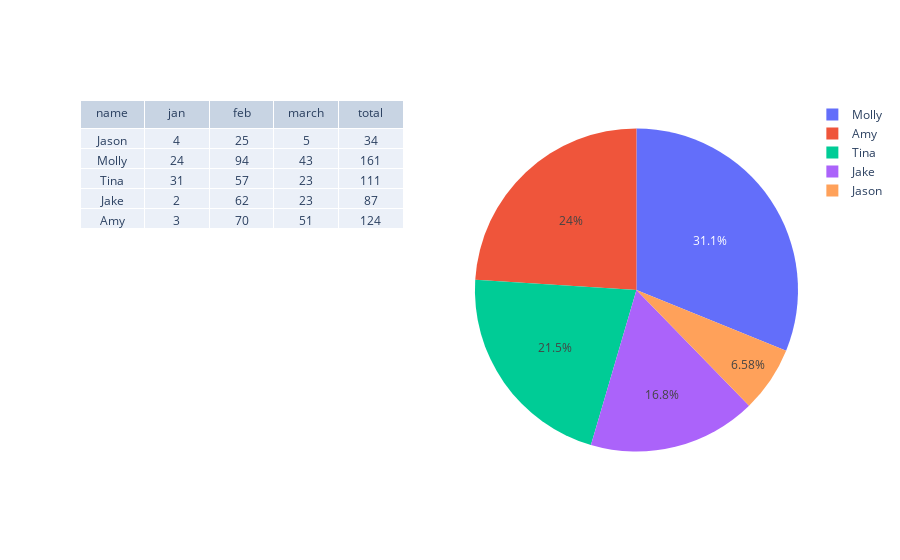

Here is the notebook cell this chart was saved with:
### Code cell
# sample data
d = {'name': ['Jason', 'Molly', 'Tina', 'Jake', 'Amy'],
     'jan': [4, 24, 31, 2, 3],
     'feb': [25, 94, 57, 62, 70],
     'march': [5, 43, 23, 23, 51]}
df = pd.DataFrame(d)
df['total'] = df.iloc[:, 1:].sum(axis=1)
print(df)


fig = make_subplots(rows=1, cols=2, specs=[[{"type":"table"},{"type":"pie"}]])
fig = fig.add_trace(go.Table(cells={"values":df.T.values}, header={"values":df.columns}), row=1,col=1)
fig.add_trace(px.pie(df, names="name", values="total").data[0], row=1, col=2)

### Figure 1 — Plotly figure (JSON) as saved in the notebook; plotly's stock layout.template omitted (floating-point values rounded to 4 significant figures)
{"data": [{"cells": {"values": [["Jason", "Molly", "Tina", "Jake", "Amy"], [4, 24, 31, 2, 3], [25, 94, 57, 62, 70], [5, 43, 23, 23, 51], [34, 161, 111, 87, 124]]}, "domain": {"x": [0, 0.45], "y": [0, 1]}, "header": {"values": ["name", "jan", "feb", "march", "total"]}, "type": "table"}, {"domain": {"x": [0.55, 1], "y": [0, 1]}, "hovertemplate": "name=%{label}<br>total=%{value}<extra></extra>", "labels": ["Jason", "Molly", "Tina", "Jake", "Amy"], "legendgroup": "", "name": "", "showlegend": true, "type": "pie", "values": [34, 161, 111, 87, 124]}], "layout": {}}
